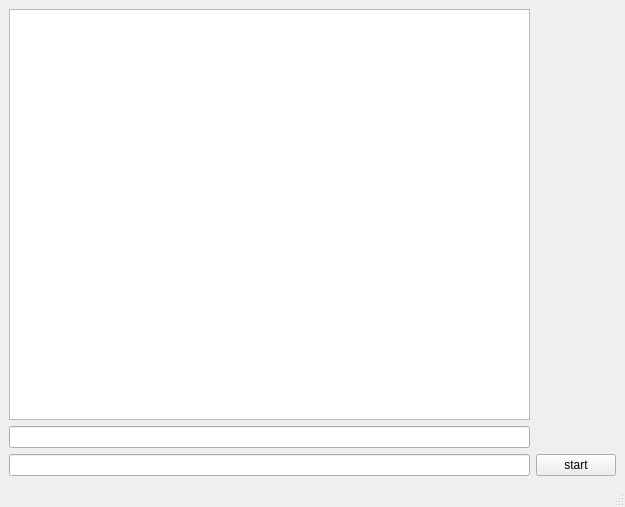
<?xml version="1.0" encoding="UTF-8"?>
<ui version="4.0">
 <class>MainWindow</class>
 <widget class="QMainWindow" name="MainWindow">
  <property name="geometry">
   <rect>
    <x>0</x>
    <y>0</y>
    <width>625</width>
    <height>507</height>
   </rect>
  </property>
  <property name="windowTitle">
   <string>MainWindow</string>
  </property>
  <widget class="QWidget" name="centralwidget">
   <layout class="QGridLayout" name="gridLayout">
    <item row="0" column="0">
     <widget class="QPlainTextEdit" name="logView"/>
    </item>
    <item row="1" column="0">
     <widget class="QLineEdit" name="inputURL"/>
    </item>
    <item row="2" column="0">
     <widget class="QLineEdit" name="inputFolder"/>
    </item>
    <item row="2" column="1" alignment="Qt::AlignmentFlag::AlignTop">
     <widget class="QPushButton" name="startButton">
      <property name="text">
       <string>start</string>
      </property>
     </widget>
    </item>
   </layout>
  </widget>
  <widget class="QMenuBar" name="menubar">
   <property name="geometry">
    <rect>
     <x>0</x>
     <y>0</y>
     <width>625</width>
     <height>19</height>
    </rect>
   </property>
  </widget>
  <widget class="QStatusBar" name="statusbar"/>
 </widget>
 <resources/>
 <connections/>
</ui>
